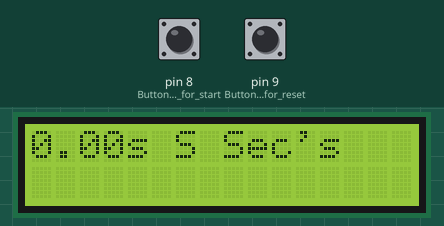
Simulated run of this sketch. Board: Arduino Uno, built with avr-gcc and run on an emulated ATmega328P. On the bench: 16×2 character LCD. Inputs (shaded band) come from the test bench; at power-on: pin 8 (Button_1_for_start) HIGH, pin 9 (Button_2_for_reset) HIGH.

Above: at 1.2 s.
1.3 s: pin 8 (Button_1_for_start) pulled LOW for 0.15 s
At 1.48 s:
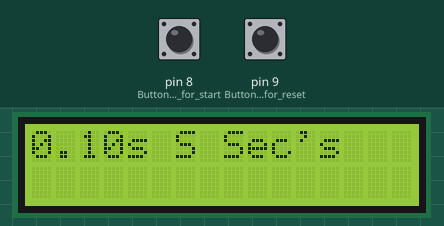
2.0 s: pin 9 (Button_2_for_reset) pulled LOW for 0.15 s
At 2.6 s:
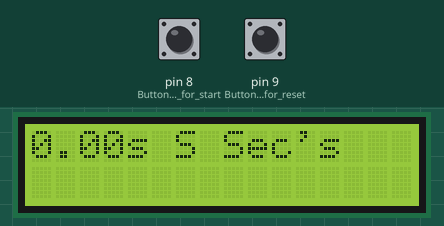
3.6 s: pin 8 (Button_1_for_start) pulled LOW for 1 s
At 15.22 s:
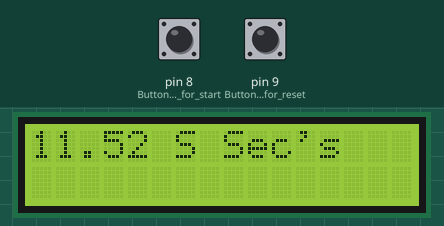

The sketch:

EXP5_LCD.ino
```cpp
#include <LiquidCrystal.h>
LiquidCrystal lcd(7, 6, 5, 4, 3, 2);

double startTime = 0;
double elapsedTime = 0;
bool running = false;
bool button1Pressed = false;
bool button2Pressed = false;

void setup() {
  lcd.begin(16, 2);
  lcd.clear();
  Serial.begin(9600);

  pinMode(8, INPUT_PULLUP); // Button 1 for start/stop
  pinMode(9, INPUT_PULLUP); // Button 2 for reset
}

void loop() {
  // Display prompt to press start if not running
  if (!running && elapsedTime == 0) {
    lcd.clear();
    lcd.print("Press Start");
    //delay(1000);
  }

  // Check Button 1 for Start/Stop functionality
  if (digitalRead(8) == LOW && !button1Pressed) {
    //delay(10000);
    button1Pressed = true; // Mark button as pressed
	//delay(100);
    if (!running) {
      // Start timer
      running = true;
      startTime = millis();
      //delay(100);
    } else {
      // Stop timer
      running = false;
      elapsedTime = (millis() - startTime) / 1000.0;
      //delay(100);
    }
  } else if (digitalRead(8) == HIGH) {
    button1Pressed = false; // Reset button state when released
    //delay(100);
  }

  // Check Button 2 for Reset functionality
  if (digitalRead(9) == LOW && !button2Pressed) {
    //delay(10000);
    button2Pressed = true; // Mark button as pressed
    running = false;
    elapsedTime = 0;
    lcd.clear();
    lcd.print("Press Start");
  } else if (digitalRead(9) == HIGH) {
    button2Pressed = false; // Reset button state when released
  }

  // Update display based on running state
  lcd.setCursor(0, 0);
  if (running) {
    //delay(10000);
    double currentTime = (millis() - startTime) / 1000.0;
    lcd.print(currentTime);
  } else {
    lcd.print(elapsedTime);
  }

  lcd.setCursor(7, 0);
  lcd.print(" Sec's");

  delay(100);
}
```

Measured:
- after the input at 1.3 s, the display: changes after 0.14 s (image 1)
- after the input at 3.6 s, the display: first changes after 0.14 s (image 3 shows a later state)
